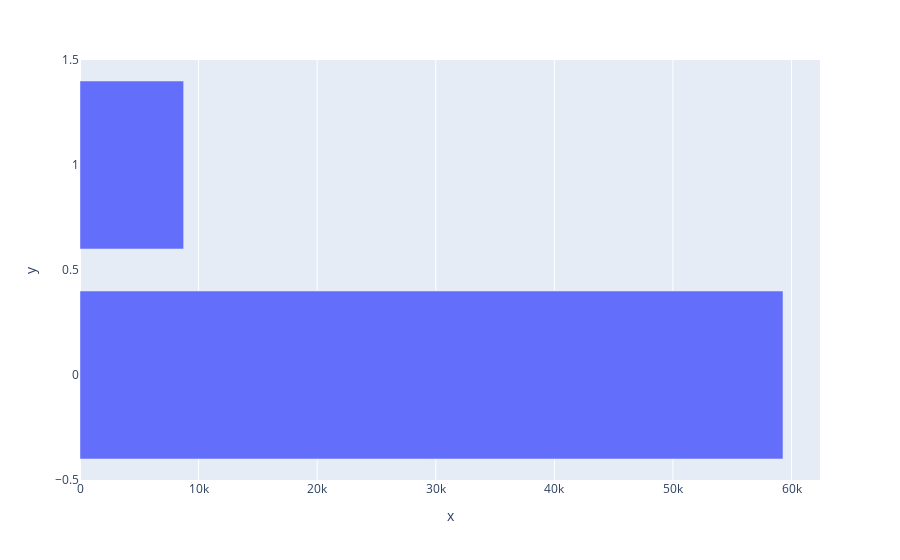

Write notebook code for a chart like this one.
### Code cell
fig = px.bar(x = query_df['status'].value_counts().values)
fig.show()

### Figure 1 — Plotly figure (JSON) as saved in the notebook; plotly's stock layout.template omitted (floating-point values rounded to 4 significant figures)
{"data": [{"alignmentgroup": "True", "hovertemplate": "x=%{x}<br>y=%{y}<extra></extra>", "legendgroup": "", "marker": {"color": "#636efa", "pattern": {"shape": ""}}, "name": "", "offsetgroup": "", "orientation": "h", "showlegend": false, "textposition": "auto", "type": "bar", "x": [59278, 8741], "xaxis": "x", "y": [0, 1], "yaxis": "y"}], "layout": {"barmode": "relative", "legend": {"tracegroupgap": 0}, "margin": {"t": 60}, "xaxis": {"anchor": "y", "domain": [0, 1], "title": {"text": "x"}}, "yaxis": {"anchor": "x", "domain": [0, 1], "title": {"text": "y"}}}}
